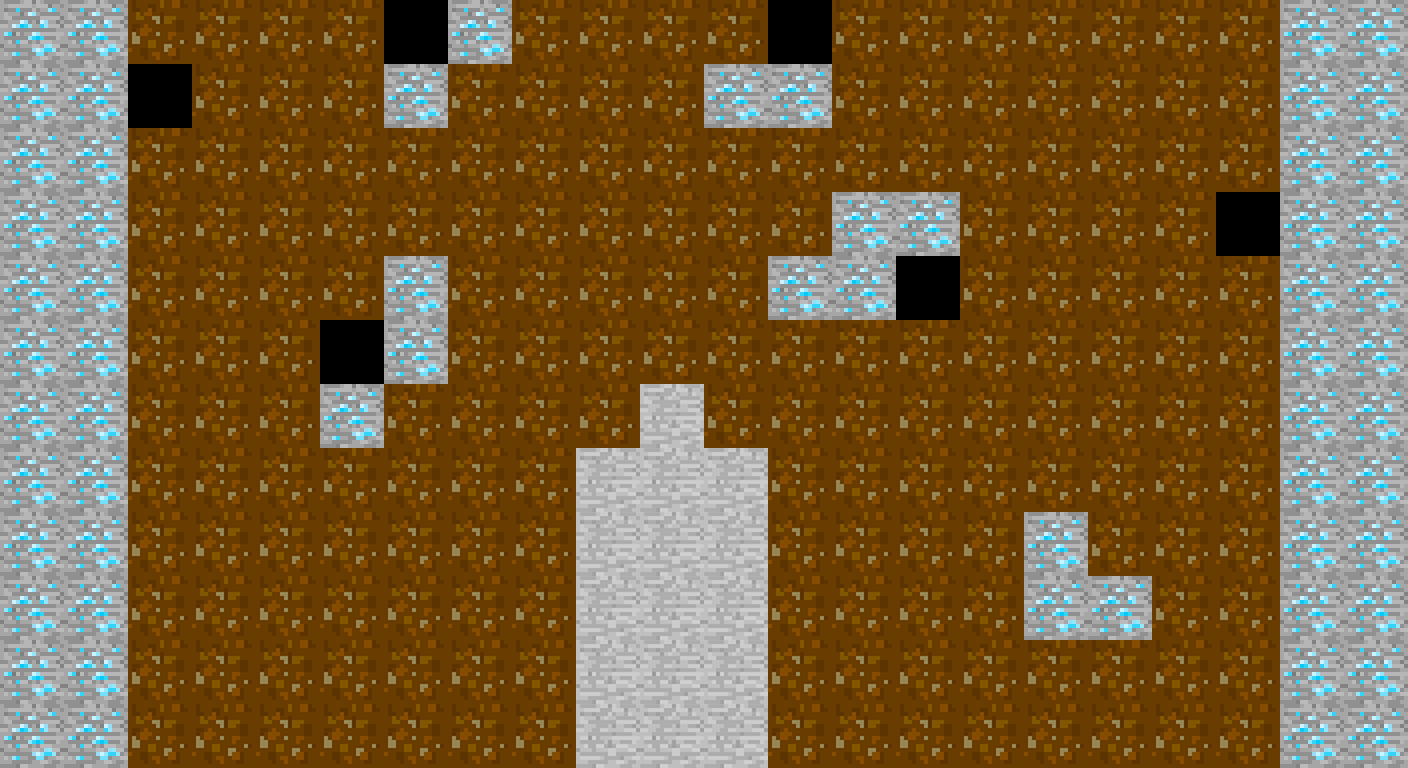

Tiled map render using the project's own tile images. Description and the whole map definition, tile-layer contents included, below:
An orthogonal 22x12 tile map with 64x64 px tiles, 1 tile layer (Tilelaag 1) and 1 object (Player).

<map version="1.2" tiledversion="1.3.1" orientation="orthogonal" renderorder="right-down" compressionlevel="0" width="22" height="12" tilewidth="64" tileheight="64" infinite="0" nextlayerid="3" nextobjectid="2">
 <tileset firstgid="1" name="tileTypes.png" tilewidth="64" tileheight="64" tilecount="4" columns="4">
  <image source="tileTypes.png" trans="ff00ff" width="256" height="64" />
 </tileset>
 <layer id="1" name="Tilelaag 1" width="22" height="12">
  <data encoding="csv">
3,3,2,2,2,2,4,3,2,2,2,2,4,2,2,2,2,2,2,2,3,3,
3,3,4,2,2,2,3,2,2,2,2,3,3,2,2,2,2,2,2,2,3,3,
3,3,2,2,2,2,2,2,2,2,2,2,2,2,2,2,2,2,2,2,3,3,
3,3,2,2,2,2,2,2,2,2,2,2,2,3,3,2,2,2,2,4,3,3,
3,3,2,2,2,2,3,2,2,2,2,2,3,3,4,2,2,2,2,2,3,3,
3,3,2,2,2,4,3,2,2,2,2,2,2,2,2,2,2,2,2,2,3,3,
3,3,2,2,2,3,2,2,2,2,1,2,2,2,2,2,2,2,2,2,3,3,
3,3,2,2,2,2,2,2,2,1,1,1,2,2,2,2,2,2,2,2,3,3,
3,3,2,2,2,2,2,2,2,1,1,1,2,2,2,2,3,2,2,2,3,3,
3,3,2,2,2,2,2,2,2,1,1,1,2,2,2,2,3,3,2,2,3,3,
3,3,2,2,2,2,2,2,2,1,1,1,2,2,2,2,2,2,2,2,3,3,
3,3,2,2,2,2,2,2,2,1,1,1,2,2,2,2,2,2,2,2,3,3
</data>
 </layer>
 <objectgroup id="2" name="Objectlaag 1">
  <object id="1" name="Player" type="Player" x="640" y="512" width="64" height="64" />
 </objectgroup>
</map>